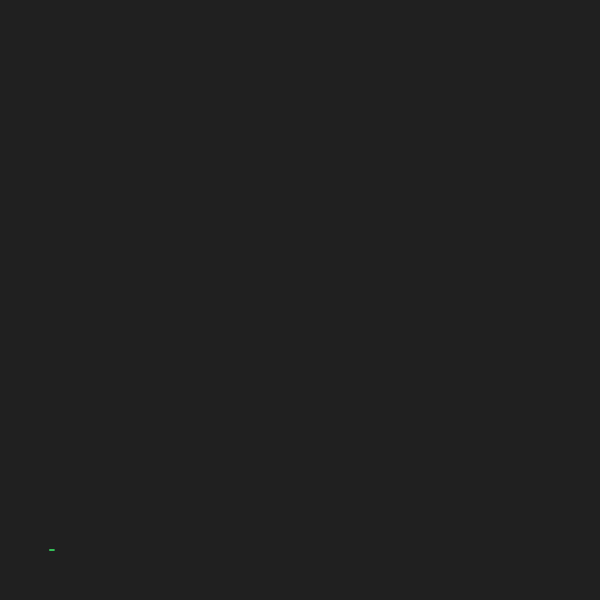
Frame 1 (no input)
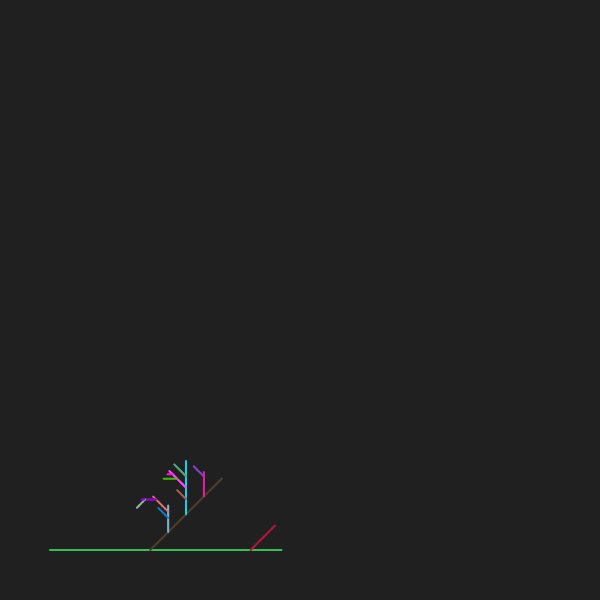
Frame 60 (no input)
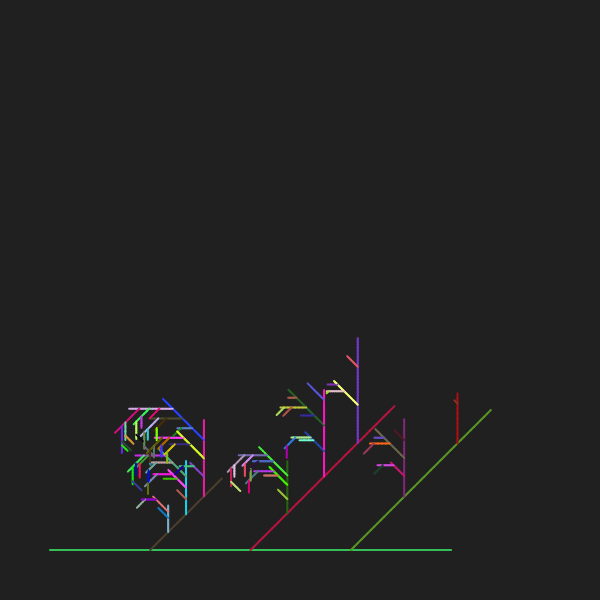
Frame 120 (the mouse pressed at the canvas centre since frame 60)

The p5.js sketch that drew these frames (run headless with seeded random() and noise() and a simulated clock; from frame 60 on, the mouse is pressed at the canvas centre):

// p5.js sketch
// ── sketch.js
const lines = [];

function setup() {
  createCanvas(600, 600);
  lines.push(new LineDrawer(50, height - 50, 0, 400));
  strokeWeight(2);
  background(32);
}

function draw() {
  for (const line of lines) {
    line.step();
  }
}

class LineDrawer {

  constructor(x, y, heading, length) {
    this.startX = x;
    this.startY = y;
    this.currentX = x;
    this.currentY = y;
    this.heading = heading;
    this.length = length;
    this.speed = random(1, 5);
    this.spawned25 = false;
    this.spawned50 = false;
    this.spawned75 = false;
    this.c = color(random(255), random(255), random(255)); //random(100, 255);
  }

  step() {

    if (this.length < 10) {
      return;
    }

    const currentLength = dist(this.startX, this.startY, this.currentX, this.currentY);

    if (currentLength >= this.length) {
      return;
    }

    if (!this.spawned25 && currentLength >= this.length * .25) {
      lines.push(
        new LineDrawer(this.currentX, this.currentY,
          this.heading - PI / 4, this.length * .25));
      this.spawned25 = true;
    }

    if (!this.spawned50 && currentLength >= this.length * .5) {
      lines.push(
        new LineDrawer(this.currentX, this.currentY,
          this.heading - PI / 4, this.length * .5));
      this.spawned50 = true;
    }

    if (!this.spawned75 && currentLength >= this.length * .75) {
      lines.push(
        new LineDrawer(this.currentX, this.currentY,
          this.heading - PI / 4, this.length * .75));
      this.spawned75 = true;
    }


    const prevX = this.currentX;
    const prevY = this.currentY;
    this.currentX = this.currentX + cos(this.heading) * this.speed;
    this.currentY = this.currentY + sin(this.heading) * this.speed;

    stroke(this.c);
    line(prevX, prevY, this.currentX, this.currentY);
  }
}
